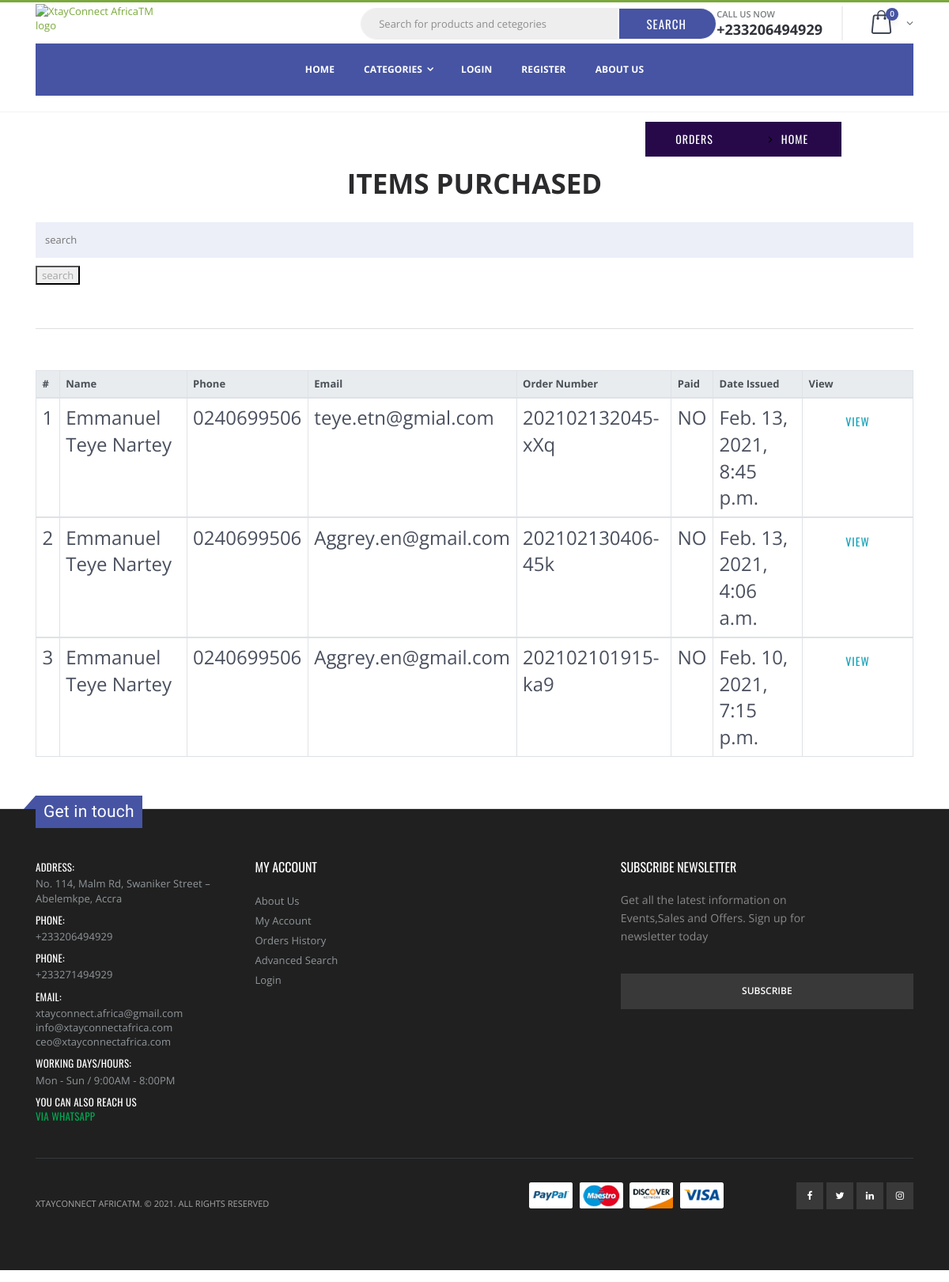
Screenshot of /orders/ with the database file from the repository.
### orders/models.py (models this page shows, shortened)
class Order(Base_Model):
    name = models.CharField(max_length=60)
    email = models.EmailField()
    address = models.CharField(max_length=150)
    phone_number = models.CharField(max_length=15, blank=False)
    city = models.CharField('City/Closest Landmark',max_length=100)
    paid = models.BooleanField(default=False)
    order_number = models.CharField('order number',max_length=500,editable=False)
    class Meta:
        ordering = ('-date_updated', )

### orders/views.py (the view)
# urls.py: path("orders/",views.orders,name="orders"),
def orders(request):
    order_items = Order.objects.all()
    q = request.GET.get('q')
    if q:
        order_items = order_items.filter(Q(name__icontains=q)|Q(order_number__icontains=q))
    context = {
        'order_items': order_items,
    }
    return render(request, 'order/order.html', context)

### cart/cart.py (called while the page is built)
    def __len__(self):
        return sum(item['quantity'] for item in self.cart.values())

### cart/context_processors.py (called while the page is built)
def cart(request):
    return {'cart': Cart(request)}

### ecommerce/context_processors.py (called while the page is built)
def category(request):
    nav = Category.objects.filter(is_available=True)
    sub_category = Sub_Category.objects.order_by('category__date_updated').filter(is_available=True)
    popular = Product.objects.filter(is_available=True).order_by('-date_updated')
    return {'nav':nav,'popular':popular,'sub_category':sub_category}

### templates/order/order.html
{% extends 'header1.html' %}
{% load static %}
{% block content %}
<nav class="breadcrumb" style="margin-left:68%;font-size: larger;">
  <a style="background-color: #270949;color: white;" title="items bought"  data-toggle="tooltip" class="breadcrumb-item btn" href="{% url 'orders:orders' %}">Orders</a>
      <a style="background-color: #270949;color: white;" title="go home" data-toggle="tooltip" class="breadcrumb-item btn" href="/">Home</a>
</nav>
<div class="container">
    <h4 class="text-center display-4" style="font-weight: bolder;">ITEMS PURCHASED</h4>
    <div class="row">
        <div class="col">
            <section>
                <form action="#" method="GET">
                  <table class="table table-bordered table-hover ">
                    <input class="my-3" type="text" name="q" id="" placeholder="search" value="{{ request.GET.q }}">
                    <button type="submit">search</button>
                    <hr>
                    <thead class="thead-light">
                      <tr>
                        <th scope="col">#</th>
                        <th scope="col">Name</th>
                        <th scope="col">Phone</th>
                        <th  scope="col">Email</th>
                        <th scope="col">Order Number</th>
                        <th scope="col">Paid</th>
                        <th scope="col">Date Issued</th>
                        <th scope="col">View</th>
                      </tr>
                    </thead>
                    {% for orders in order_items %}
                    <tbody>
                      <tr style="font-size: x-large;">
                        <td id="id" scope="row"> {{forloop.counter}} </td>
                        <td scope="row"> {{ orders.name }} </td>
                        <td scope="row"> {{ orders.phone_number }} </td>
                        <td scope="row"> {{ orders.email }} </td>
                        <td scope="row"> {{ orders.order_number }} </td>
                        <td scope="row"> {{ orders.paid|yesno:'YES,NO' }} </td>
                        <td scope="row"> {{ orders.date_add }} </td>
                          <td scope="row"><a class="text-info btn" href="{% url 'orders:order_items' orders.order_number orders.pk %}">View</a></td>
                      </tr>
                      {% empty %}
                      <p class="text-info"> Nothing to show currently</p>
                    </tbody>
                    {% endfor %}
                  </table>
                </form>
              </section>
        </div>
    </div>
</div>
{% endblock %}

### static/css/style.css (style rules this page uses)
body { font-family: 'Hind', sans-serif; color: #4A4E5A; overflow-x: hidden; }
h1, h2, h3, h4, h5, h6 { color: #30323A; margin: 0 0 10px; font-weight: 700; }
a { color: #30323A; -webkit-transition: 0.3s color; transition: 0.3s color; }
hr { margin-top: 15px; margin-bottom: 15px; border-color: #DADADA; }
.breadcrumb { background-color: transparent; border: none; border-radius: 0px; padding: 15px 0px; margin: 0; }

### rows the page displays
Order: name "Emmanuel Teye Nartey", phone_number "0240699506", email "teye.etn@gmial.com", order_number "202102132045-xXq", paid "NO", date_add "Feb. 13, 2021, 8:45 p.m."
Order: name "Emmanuel Teye Nartey", phone_number "0240699506", email "Aggrey.en@gmail.com", order_number "202102130406-45k", paid "NO", date_add "Feb. 13, 2021, 4:06 a.m."
Order: name "Emmanuel Teye Nartey", phone_number "0240699506", email "Aggrey.en@gmail.com", order_number "202102101915-ka9", paid "NO", date_add "Feb. 10, 2021, 7:15 p.m."

### other values shown
{{ cart|length }} "0"
